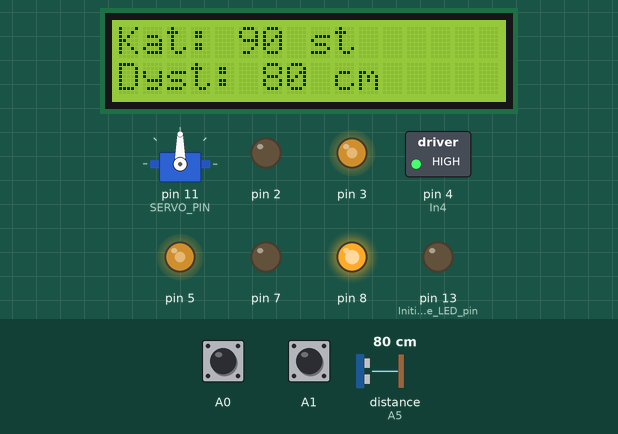
Simulated run of this sketch. Board: Arduino Uno, built with avr-gcc and run on an emulated ATmega328P. Shown: 16×2 character LCD, servo, switched loads named in the sketch (green lamp = pin HIGH), output pins drawn as LEDs (lit = HIGH). Wiring (inferred from the names in the program): ultrasonic range finder: trigger A4; echo A5. Inputs (shaded band) come from the test bench; at power-on: distance to the obstacle (sensor on A5) 80 cm, A0 HIGH, A1 HIGH. The echo pulse lasts 58.3 µs per cm; pins used as bus, display or sensor lines are not drawn.

Above: at 3.2 s.
3.3 s: distance to the obstacle (sensor on A5) set to 23 cm
At 4.5 s:
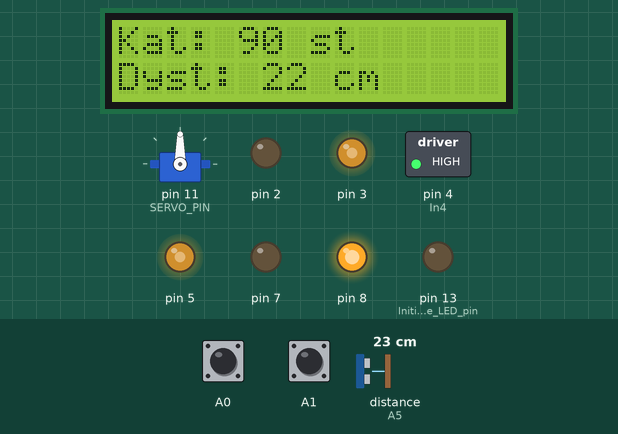
4.9 s: distance to the obstacle (sensor on A5) set to 18 cm
At 5.4 s:
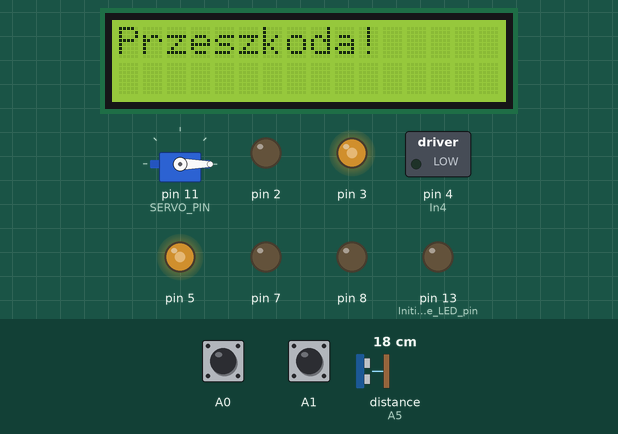
At 7.9 s:
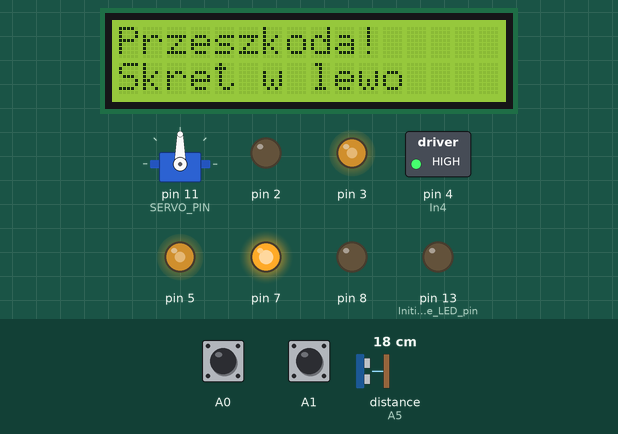
Timing chart, 0 to 9.4 s (numbered marks = the images above; inputs shaded):
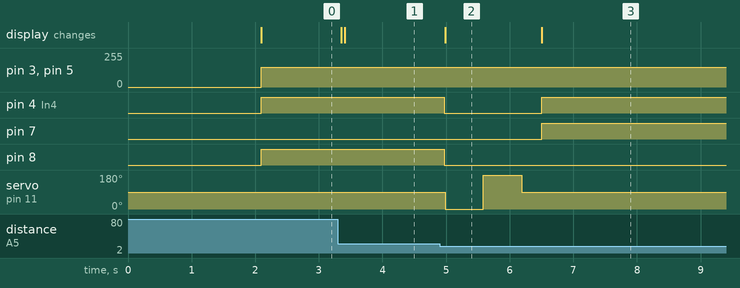

Measured:
- the behaviour switches between 21 and 20 cm on distance to the obstacle (sensor on A5) (found by bisection; images 1 and 2)
- after the input at 3.3 s, the display: first changes after 0.05 s (image 1 shows a later state)
- after the input at 4.9 s, pin 4 (In4): HIGH → LOW after 0.07 s, → HIGH 1.5 s later; pin 7: LOW → HIGH after 1.6 s; pin 8: HIGH → LOW after 0.07 s; servo on pin 11 (SERVO_PIN): 90° → 0° after 0.08 s, → 180° 0.60 s later, → 90° 0.60 s later; the display: changes after 0.08 s (image 2)
- what the display in image 2 shows lasts 1.5 s, from 5.0 s to 6.5 s

The sketch:

main.ino
```cpp
#include <Servo.h>
#include <LiquidCrystal_I2C.h>
#include "Wheels.h"

// --- DEFINICJE PINÓW I OBIEKTÓW ---
#define TRIG A4
#define ECHO A5
#define SERVO_PIN 11

#define EnA 5
#define In1 7
#define In2 8
#define In3 2
#define In4 4
#define EnB 3

Wheels w;
Servo serwo;
LiquidCrystal_I2C lcd(0x27, 16, 2);

// --- ZMIENNE DO ZARZĄDZANIA CZASEM I STANEM ---
unsigned long lastSonarCheck = 0;
const int SONAR_INTERVAL = 60; // Sprawdzaj co 60 ms
const int SAFE_DISTANCE = 20;  // Zatrzymujemy się 20 cm przed ścianą

void setup() {
    Serial.begin(9600);
    lcd.init();
    lcd.backlight();

    pinMode(TRIG, OUTPUT);
    pinMode(ECHO, INPUT);
    serwo.attach(SERVO_PIN);
    serwo.write(90); // Patrz prosto

    w.attach(In4, In3, EnB, In2, In1, EnA); // Twoje piny
    w.attachEncoders(A0, A1);

    delay(2000); // Daj chwilę na ustabilizowanie przed startem
}

void loop() {
    // 1. Sprawdzanie zegarka (nieblokujące)
    if (millis() - lastSonarCheck >= SONAR_INTERVAL) {
        lastSonarCheck = millis();

        // 2. Pobierz dystans (patrząc prosto)
        int distance = lookAndTellDistance(90);
        updateLCD(90, distance); // Zaktualizuj ekran

        // 3. Logika unikania przeszkód
        if (distance > 0 && distance < SAFE_DISTANCE) {
            w.stop();
            avoidObstacle(); // Wywołanie logiki omijania
        } else {
            // Bezpiecznie, jedziemy prosto
            w.setSpeed(150);
            w.forward();
        }
    }
}

// Funkcja decyzyjna (wywoływana tylko, gdy napotkamy przeszkodę)
void avoidObstacle() {
    lcd.clear();
    lcd.print("Przeszkoda!");

    // Rozejrzyj się
    int distRight = lookAndTellDistance(0);   // Prawo
    delay(300);                               // Tutaj delay jest OK, bo auto stoi
    int distLeft = lookAndTellDistance(180);  // Lewo
    delay(300);
    serwo.write(90);                          // Wróć na wprost
    delay(300);

    // Podejmij decyzję
    if (distRight > distLeft) {
        lcd.setCursor(0, 1);
        lcd.print("Skret w prawo");
        w.turnRight(90); // Z użyciem Twoich enkoderów!
    } else {
        lcd.setCursor(0, 1);
        lcd.print("Skret w lewo");
        w.turnLeft(90);
    }
    lcd.clear();
}

int lookAndTellDistance(byte angle) {
    static byte lastAngle = 90; // Pamięta poprzedni kąt między wywołaniami

    serwo.write(angle);

    // Zrób pauzę na ruch serwa TYLKO, jeśli kąt się zmienił
    if (angle != lastAngle) {
        delay(300);
        lastAngle = angle;
    }

    digitalWrite(TRIG, HIGH);
    delayMicroseconds(10); // impuls 10 mikrosekund
    digitalWrite(TRIG, LOW);

    // Zabezpieczenie przed zawieszeniem: timeout 30000 mikrosekund (ok. 5 metrów)
    unsigned long tot = pulseIn(ECHO, HIGH, 30000);

    if (tot == 0) return 999; // Brak echa (bardzo daleko)
    return tot / 58;
}

void updateLCD(int angle, int dist) {
    lcd.setCursor(0, 0);
    lcd.print("Kat: "); lcd.print(angle); lcd.print(" st  ");
    lcd.setCursor(0, 1);
    lcd.print("Dyst: "); lcd.print(dist); lcd.print(" cm  ");
}
```

Wheels.cpp
```cpp
#include <Arduino.h>
#include "Wheels.h"
#include <PinChangeInterrupt.h> // Dodajemy bibliotekę obsługującą przerwania PCI
#include "LiquidCrystal_I2C.h" // Dodajemy LCD

#define SET_MOVEMENT(side,f,b) digitalWrite( side[0], f);\
                               digitalWrite( side[1], b)

// Zmienne globalne dla liczników. MUSZĄ być volatile, by były poprawnie obsługiwane w przerwań.
volatile unsigned long cntLeft = 0;  // Licznik lewego koła
volatile unsigned long cntRight = 0; // Licznik prawego koła

// Funkcje obsługi przerwań (tzw. Callbacks)
void countLeftISR() {
    cntLeft++;
}

void countRightISR() {
    cntRight++;
}

// Stałe do kalibracji (musisz dostosować je do swojego robota)
const float IMPULSES_PER_CM = 1.87;    // Ile impulsów to 1 cm? Zmierz to doświadczalnie.
const float IMPULSES_PER_DEGREE = 0.31; // Ile impulsów to 1 stopień obrotu autka?

Wheels::Wheels()
{ }

// Nowa funkcja inicjująca enkodery
void Wheels::attachEncoders(int pinL, int pinR)
{
    pinMode(pinL, INPUT_PULLUP);
    pinMode(pinR, INPUT_PULLUP);

    // Podpinamy przerwania pod piny używając biblioteki
    attachPCINT(digitalPinToPCINT(pinL), countLeftISR, CHANGE);
    attachPCINT(digitalPinToPCINT(pinR), countRightISR, CHANGE);
}

void Wheels::attachRight(int pF, int pB, int pS)
{
    pinMode(pF, OUTPUT);
    pinMode(pB, OUTPUT);
    pinMode(pS, OUTPUT);
    this->pinsRight[0] = pF;
    this->pinsRight[1] = pB;
    this->pinsRight[2] = pS;
}

void Wheels::attachLeft(int pF, int pB, int pS)
{
    pinMode(pF, OUTPUT);
    pinMode(pB, OUTPUT);
    pinMode(pS, OUTPUT);
    this->pinsLeft[0] = pF;
    this->pinsLeft[1] = pB;
    this->pinsLeft[2] = pS;
}

void Wheels::setSpeedRight(uint8_t s)
{
    analogWrite(this->pinsRight[2], s);
}

void Wheels::setSpeedLeft(uint8_t s)
{
    analogWrite(this->pinsLeft[2], s);
}

void Wheels::setSpeed(uint8_t s)
{
    setSpeedLeft(s);
    setSpeedRight(s);
    this->currentSpeed = s;
}

void Wheels::attach(int pRF, int pRB, int pRS, int pLF, int pLB, int pLS)
{
    this->attachRight(pRF, pRB, pRS);
    this->attachLeft(pLF, pLB, pLS);
    pinMode(13, OUTPUT); //Initialize LED pin
}

void Wheels::forwardLeft() { SET_MOVEMENT(pinsLeft, HIGH, LOW); }
void Wheels::forwardRight() { SET_MOVEMENT(pinsRight, HIGH, LOW); }
void Wheels::backLeft() { SET_MOVEMENT(pinsLeft, LOW, HIGH); }
void Wheels::backRight() { SET_MOVEMENT(pinsRight, LOW, HIGH); }
void Wheels::stopLeft() { SET_MOVEMENT(pinsLeft, LOW, LOW); }
void Wheels::stopRight() { SET_MOVEMENT(pinsRight, LOW, LOW); }

void Wheels::forward()
{
    this->forwardLeft();
    this->forwardRight();
    this->isMovingBack = false;
    digitalWrite(13, LOW);
}

void Wheels::back()
{
    this->backLeft();
    this->backRight();
    this->isMovingBack = true;
}

void Wheels::stop()
{
    this->stopLeft();
    this->stopRight();
    this->isMovingBack = false;
    digitalWrite(13, LOW);
}

// ---------------------------------------------------------
// NOWE FUNKCJE RUCHU OPARTE NA ENKODERACH
// ---------------------------------------------------------

void Wheels::goForward(int cm)
{
    unsigned long targetImpulses = cm * IMPULSES_PER_CM;

    cntLeft = 0;
    cntRight = 0;

    this->setSpeed(200); // Prędkość bazowa
    this->forward();

    // Pętla działa, dopóki oba koła nie osiągną celu
    while (cntLeft < targetImpulses || cntRight < targetImpulses) {

        if (cntLeft > cntRight) {
            this->setSpeedLeft(170);   // Lewe jedzie za szybko - zwalniamy
            this->setSpeedRight(230);  // Przyspieszamy prawe
        } else if (cntRight > cntLeft) {
            this->setSpeedLeft(230);   // Lewe jedzie za wolno - przyspieszamy
            this->setSpeedRight(170);  // Prawe jedzie za szybko - zwalniamy
        } else {
            this->setSpeed(200);       // Jadą równo - wracamy do bazy
        }

        // Zatrzymujemy koło, które jako pierwsze przejechało dystans
        if (cntLeft >= targetImpulses) this->stopLeft();
        if (cntRight >= targetImpulses) this->stopRight();
    }
    this->stop(); // Zabezpieczenie, zatrzymuje wszystko
}

void Wheels::goBack(int cm)
{
    unsigned long targetImpulses = cm * IMPULSES_PER_CM;
    cntLeft = 0;
    cntRight = 0;

    this->setSpeed(150);
    this->back();

    while (cntLeft < targetImpulses || cntRight < targetImpulses) {
        if (cntLeft >= targetImpulses) this->stopLeft();
        if (cntRight >= targetImpulses) this->stopRight();
    }
    this->stop();
}

void Wheels::turnRight(int degrees)
{
    unsigned long targetImpulses = degrees * IMPULSES_PER_DEGREE;
    cntLeft = 0;
    cntRight = 0;

    this->setSpeed(200);
    this->forwardLeft(); // Lewe do przodu
    this->backRight();   // Prawe do tyłu (skręt w miejscu)

    while (cntLeft < targetImpulses || cntRight < targetImpulses) {
        if (cntLeft >= targetImpulses) this->stopLeft();
        if (cntRight >= targetImpulses) this->stopRight();
    }
    this->stop();
}

void Wheels::turnLeft(int degrees)
{
    unsigned long targetImpulses = degrees * IMPULSES_PER_DEGREE;
    cntLeft = 0;
    cntRight = 0;

    this->setSpeed(150);
    this->backLeft();     // Lewe do tyłu
    this->forwardRight(); // Prawe do przodu

    while (cntLeft < targetImpulses || cntRight < targetImpulses) {
        if (cntLeft >= targetImpulses) this->stopLeft();
        if (cntRight >= targetImpulses) this->stopRight();
    }
    this->stop();
}

void Wheels::blinkLED()
{
    digitalWrite(13, !digitalRead(13));
}
```

Wheels.h
```cpp
#include <Arduino.h>


#ifndef Wheels_h
#define Wheels_h


class Wheels {
    public:
        Wheels();
        void attachEncoders(int pinL, int pinR);
        void turnRight(int degrees);
        void turnLeft(int degrees);
        void attachRight(int pinForward, int pinBack, int pinSpeed);
        void attachLeft(int pinForward, int pinBack, int pinSpeed);
        void attach(int pinRightForward, int pinRightBack, int pinRightSpeed,
                    int pinLeftForward, int pinLeftBack, int pinLeftSpeed);
        void forward();
        void forwardLeft();
        void forwardRight();
        void back();
        void backLeft();
        void backRight();
        void stop();
        void stopLeft();
        void stopRight();
        void setSpeed(uint8_t);
        void setSpeedRight(uint8_t);
        void setSpeedLeft(uint8_t);
        void goForward(int cm);
        void goBack(int cm);
        void blinkLED();

    private:
        int pinsRight[3];
        int pinsLeft[3];
        int currentSpeed;
        bool isMovingBack;
};


#endif
```
